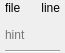
<?xml version="1.0" encoding="UTF-8"?>
<ui version="4.0">
 <class>BookMark</class>
 <widget class="QWidget" name="BookMark">
  <property name="geometry">
   <rect>
    <x>0</x>
    <y>0</y>
    <width>65</width>
    <height>53</height>
   </rect>
  </property>
  <property name="windowTitle">
   <string>Form</string>
  </property>
  <layout class="QGridLayout" name="gridLayout">
   <property name="leftMargin">
    <number>5</number>
   </property>
   <property name="topMargin">
    <number>1</number>
   </property>
   <property name="rightMargin">
    <number>5</number>
   </property>
   <property name="bottomMargin">
    <number>0</number>
   </property>
   <item row="0" column="0">
    <layout class="QHBoxLayout" name="horizontalLayout">
     <item>
      <widget class="QLabel" name="mFileLabel">
       <property name="styleSheet">
        <string notr="true"/>
       </property>
       <property name="text">
        <string>file</string>
       </property>
       <property name="alignment">
        <set>Qt::AlignLeading|Qt::AlignLeft|Qt::AlignTop</set>
       </property>
      </widget>
     </item>
     <item>
      <spacer name="horizontalSpacer">
       <property name="orientation">
        <enum>Qt::Horizontal</enum>
       </property>
       <property name="sizeHint" stdset="0">
        <size>
         <width>40</width>
         <height>20</height>
        </size>
       </property>
      </spacer>
     </item>
     <item>
      <widget class="QLabel" name="mLineLabel">
       <property name="styleSheet">
        <string notr="true"/>
       </property>
       <property name="text">
        <string notr="true">line</string>
       </property>
       <property name="alignment">
        <set>Qt::AlignRight|Qt::AlignTop|Qt::AlignTrailing</set>
       </property>
      </widget>
     </item>
    </layout>
   </item>
   <item row="1" column="0">
    <widget class="QLabel" name="mHintLabel">
     <property name="styleSheet">
      <string notr="true"/>
     </property>
     <property name="text">
      <string>&lt;html&gt;&lt;head/&gt;&lt;body&gt;&lt;p&gt;&lt;span style=&quot; color:#757575;&quot;&gt;hint&lt;/span&gt;&lt;/p&gt;&lt;/body&gt;&lt;/html&gt;</string>
     </property>
    </widget>
   </item>
   <item row="2" column="0">
    <widget class="Line" name="line">
     <property name="orientation">
      <enum>Qt::Horizontal</enum>
     </property>
    </widget>
   </item>
  </layout>
 </widget>
 <resources/>
 <connections/>
</ui>
